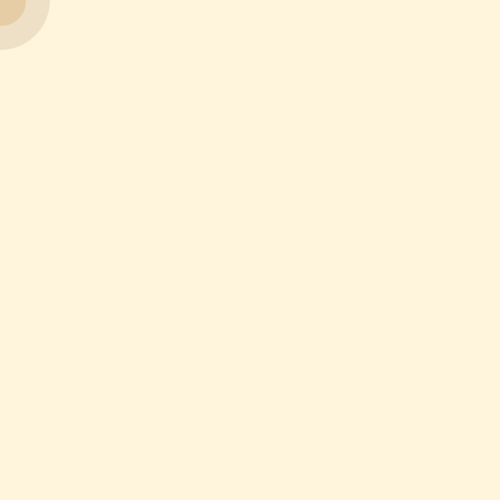
Frame 1 (no input)
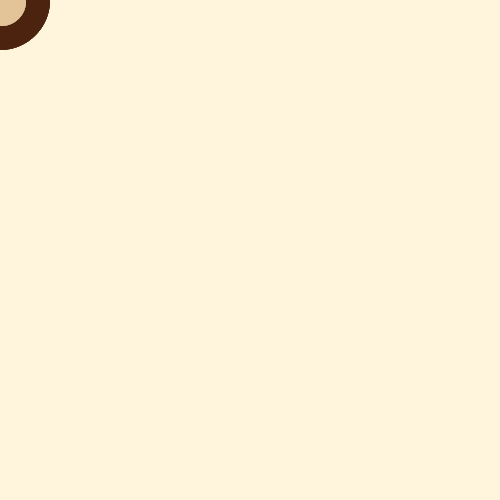
Frame 60 (the mouse pressed at the canvas centre just before this capture)
Frame 120 (the mouse held since frame 60 and released just before this capture): identical to frame 60, image omitted

The Processing sketch that drew these frames (run headless with seeded random() and noise(); from frame 60 on, the mouse is pressed at the canvas centre):

// Processing sketch: processing_61926
// ── processing_61926.pde

void setup() {
  size(500, 500);
  background(255, 245, 220);
  smooth();
}

void draw() {
  float ran = 0;
  float ran2 = 100;
  float followX = mouseX + (random(-ran, ran));
  float followY = mouseY + (random(-ran, ran));
  float r = 0.1;

  if (mousePressed == true) {
    translate(width/2, height/2);
    r = r + 1;
    rotate(r);
    ring(followX, followY, 100, 100);
    //translate(-width/2, -height/2);
  } 
  else{
    ring(followX, followY, 100, 100);
  }
}

void ring(float x, float y, float wdth, float hght) {
  float diffX = 1;
  float diffY = 1;

  noStroke();
  fill(70, 30, 10, 25);
  ellipse(x, y, wdth, hght);
  fill(230, 200, 155, 200);
  ellipse(x+diffX, y+diffY, wdth/2, hght/2);
}

void mouseClicked() {
  save(frameCount+".jpg");
}
